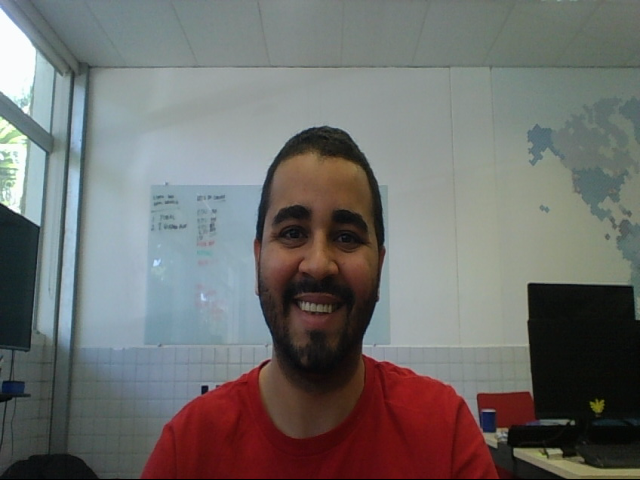
//> input picture Dataset/Images/Faces/0000004.jpg, 640 x 480 px
$ ./SIFTTest   (built with g++ and OpenCV 4)
//> lines starting //> are read from the running program, lines starting //| are printed output that depends on the picture
/**
*
* This is a test for feature detection task using SIFT from OpenCV contrib.
*
*/

#include "opencv2/core.hpp"
#include "opencv2/features2d.hpp"
#include "opencv2/xfeatures2d.hpp"
#include "opencv2/highgui.hpp"
#include <stdio.h>
#include <iostream>

using namespace cv;
using namespace cv::xfeatures2d;
using namespace std;

void detect_features(Mat img_1, Mat img_2);
void readme();

/** @function main */
int main(int argc, char** argv)
{
	Mat img_1 = imread("../../../Images/Faces/0000004.jpg", IMREAD_GRAYSCALE);
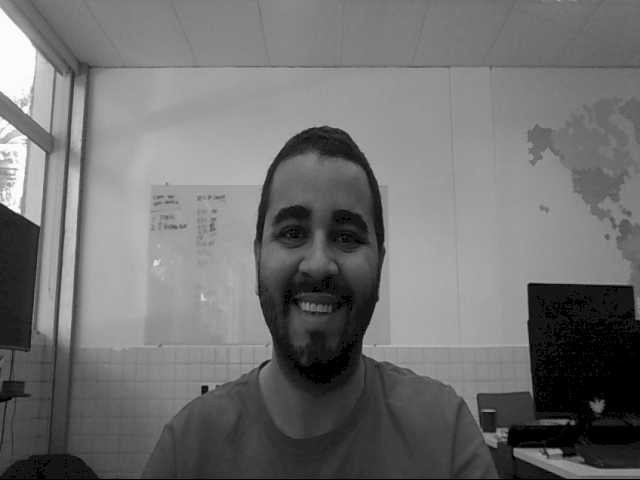
//> img_1: 480 rows x 640 cols, CV_8UC1; min 0, max 255, mean 112.3
	Mat img_2 = imread("../../../Images/Faces/0000004.jpg", IMREAD_GRAYSCALE);

	if (!img_1.data || !img_2.data)
	{
		std::cout << " --(!) Error reading images " << std::endl; return -1;
		exit(0);
	}

	detect_features(img_1, img_2);

	return 0;
}

void detect_features(Mat img_1, Mat img_2)
{
	// Step 1: Detect the keypoints using SIFT Detector
	int minHessian = 400;

	Ptr<SIFT> detector = SIFT::create(minHessian);

	std::vector<KeyPoint> keypoints_1, keypoints_2;

	detector->detect(img_1, keypoints_1);
//> keypoints_1 = 400 keypoints; strongest (x, y, size): (15, 208, 6.6), (204, 389, 4.9), (14, 206, 8), (26, 110, 4.6)
	detector->detect(img_2, keypoints_2);
//> keypoints_2 has the same summary as keypoints_1

	// Draw keypoints
	Mat img_keypoints_1; Mat img_keypoints_2;

	drawKeypoints(img_1, keypoints_1, img_keypoints_1, Scalar::all(-1), DrawMatchesFlags::DEFAULT);
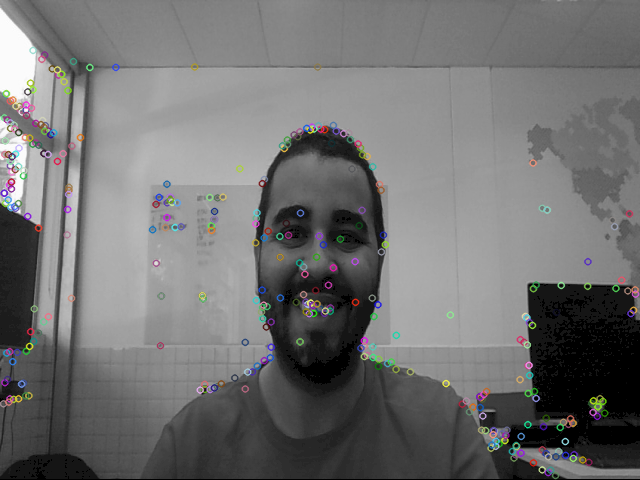
//> img_keypoints_1: 480 rows x 640 cols, CV_8UC3; mean B, G, R 112.9, 112.9, 113
	drawKeypoints(img_2, keypoints_2, img_keypoints_2, Scalar::all(-1), DrawMatchesFlags::DEFAULT);
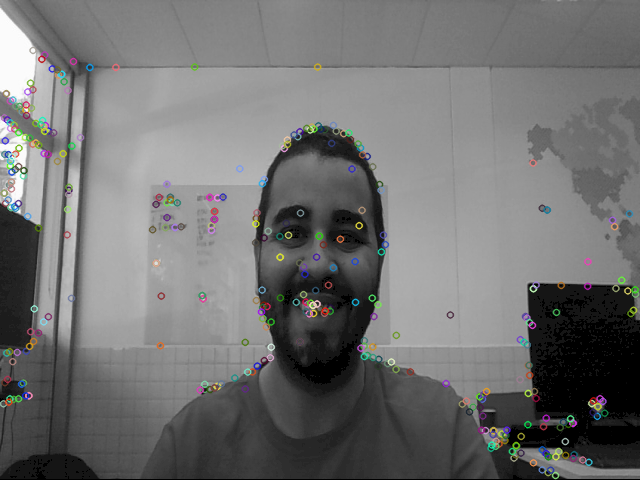
//> img_keypoints_2: 480 rows x 640 cols, CV_8UC3; mean B, G, R 112.6, 112.8, 112.8

	// Show detected (drawn) keypoints
	imshow("Keypoints 1", img_keypoints_1);
	imshow("Keypoints 2", img_keypoints_2);

	waitKey(0);
	destroyAllWindows();
}

/** @function readme */
void readme()
{
	std::cout << " Usage: ./SURF_detector <img1> <img2>" << std::endl;
}
